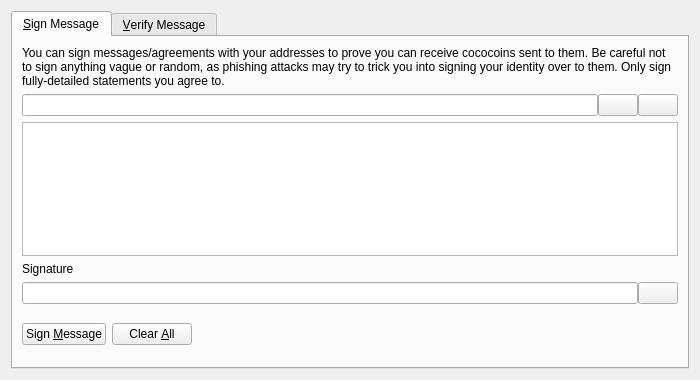
<?xml version="1.0" encoding="UTF-8"?>
<ui version="4.0">
 <class>SignVerifyMessageDialog</class>
 <widget class="QDialog" name="SignVerifyMessageDialog">
  <property name="geometry">
   <rect>
    <x>0</x>
    <y>0</y>
    <width>700</width>
    <height>380</height>
   </rect>
  </property>
  <property name="windowTitle">
   <string>Signatures - Sign / Verify a Message</string>
  </property>
  <property name="modal">
   <bool>true</bool>
  </property>
  <layout class="QVBoxLayout" name="verticalLayout">
   <item>
    <widget class="QTabWidget" name="tabWidget">
     <property name="currentIndex">
      <number>0</number>
     </property>
     <widget class="QWidget" name="tabSignMessage">
      <attribute name="title">
       <string>&amp;Sign Message</string>
      </attribute>
      <layout class="QVBoxLayout" name="verticalLayout_SM">
       <item>
        <widget class="QLabel" name="infoLabel_SM">
         <property name="text">
          <string>You can sign messages/agreements with your addresses to prove you can receive cococoins sent to them. Be careful not to sign anything vague or random, as phishing attacks may try to trick you into signing your identity over to them. Only sign fully-detailed statements you agree to.</string>
         </property>
         <property name="textFormat">
          <enum>Qt::PlainText</enum>
         </property>
         <property name="wordWrap">
          <bool>true</bool>
         </property>
        </widget>
       </item>
       <item>
        <layout class="QHBoxLayout" name="horizontalLayout_1_SM">
         <property name="spacing">
          <number>0</number>
         </property>
         <item>
          <widget class="QValidatedLineEdit" name="addressIn_SM">
           <property name="toolTip">
            <string>The Cococoin address to sign the message with</string>
           </property>
          </widget>
         </item>
         <item>
          <widget class="QPushButton" name="addressBookButton_SM">
           <property name="toolTip">
            <string>Choose previously used address</string>
           </property>
           <property name="text">
            <string/>
           </property>
           <property name="icon">
            <iconset resource="../bitcoin.qrc">
             <normaloff>:/icons/address-book</normaloff>:/icons/address-book</iconset>
           </property>
           <property name="shortcut">
            <string>Alt+A</string>
           </property>
           <property name="autoDefault">
            <bool>false</bool>
           </property>
          </widget>
         </item>
         <item>
          <widget class="QPushButton" name="pasteButton_SM">
           <property name="toolTip">
            <string>Paste address from clipboard</string>
           </property>
           <property name="text">
            <string/>
           </property>
           <property name="icon">
            <iconset resource="../bitcoin.qrc">
             <normaloff>:/icons/editpaste</normaloff>:/icons/editpaste</iconset>
           </property>
           <property name="shortcut">
            <string>Alt+P</string>
           </property>
           <property name="autoDefault">
            <bool>false</bool>
           </property>
          </widget>
         </item>
        </layout>
       </item>
       <item>
        <widget class="QPlainTextEdit" name="messageIn_SM">
         <property name="toolTip">
          <string>Enter the message you want to sign here</string>
         </property>
        </widget>
       </item>
       <item>
        <widget class="QLabel" name="signatureLabel_SM">
         <property name="text">
          <string>Signature</string>
         </property>
         <property name="textFormat">
          <enum>Qt::PlainText</enum>
         </property>
        </widget>
       </item>
       <item>
        <layout class="QHBoxLayout" name="horizontalLayout_2_SM">
         <property name="spacing">
          <number>0</number>
         </property>
         <item>
          <widget class="QLineEdit" name="signatureOut_SM">
           <property name="font">
            <font>
             <italic>true</italic>
            </font>
           </property>
           <property name="readOnly">
            <bool>true</bool>
           </property>
          </widget>
         </item>
         <item>
          <widget class="QPushButton" name="copySignatureButton_SM">
           <property name="toolTip">
            <string>Copy the current signature to the system clipboard</string>
           </property>
           <property name="text">
            <string/>
           </property>
           <property name="icon">
            <iconset resource="../bitcoin.qrc">
             <normaloff>:/icons/editcopy</normaloff>:/icons/editcopy</iconset>
           </property>
           <property name="autoDefault">
            <bool>false</bool>
           </property>
          </widget>
         </item>
        </layout>
       </item>
       <item>
        <layout class="QHBoxLayout" name="horizontalLayout_3_SM">
         <item>
          <widget class="QPushButton" name="signMessageButton_SM">
           <property name="toolTip">
            <string>Sign the message to prove you own this Cococoin address</string>
           </property>
           <property name="text">
            <string>Sign &amp;Message</string>
           </property>
           <property name="icon">
            <iconset resource="../bitcoin.qrc">
             <normaloff>:/icons/edit</normaloff>:/icons/edit</iconset>
           </property>
           <property name="autoDefault">
            <bool>false</bool>
           </property>
          </widget>
         </item>
         <item>
          <widget class="QPushButton" name="clearButton_SM">
           <property name="toolTip">
            <string>Reset all sign message fields</string>
           </property>
           <property name="text">
            <string>Clear &amp;All</string>
           </property>
           <property name="icon">
            <iconset resource="../bitcoin.qrc">
             <normaloff>:/icons/remove</normaloff>:/icons/remove</iconset>
           </property>
           <property name="autoDefault">
            <bool>false</bool>
           </property>
          </widget>
         </item>
         <item>
          <spacer name="horizontalSpacer_1_SM">
           <property name="orientation">
            <enum>Qt::Horizontal</enum>
           </property>
           <property name="sizeHint" stdset="0">
            <size>
             <width>40</width>
             <height>48</height>
            </size>
           </property>
          </spacer>
         </item>
         <item>
          <widget class="QLabel" name="statusLabel_SM">
           <property name="font">
            <font>
             <weight>75</weight>
             <bold>true</bold>
            </font>
           </property>
           <property name="text">
            <string/>
           </property>
           <property name="wordWrap">
            <bool>true</bool>
           </property>
          </widget>
         </item>
         <item>
          <spacer name="horizontalSpacer_2_SM">
           <property name="orientation">
            <enum>Qt::Horizontal</enum>
           </property>
           <property name="sizeHint" stdset="0">
            <size>
             <width>40</width>
             <height>48</height>
            </size>
           </property>
          </spacer>
         </item>
        </layout>
       </item>
      </layout>
     </widget>
     <widget class="QWidget" name="tabVerifyMessage">
      <attribute name="title">
       <string>&amp;Verify Message</string>
      </attribute>
      <layout class="QVBoxLayout" name="verticalLayout_VM">
       <item>
        <widget class="QLabel" name="infoLabel_VM">
         <property name="text">
          <string>Enter the receiver's address, message (ensure you copy line breaks, spaces, tabs, etc. exactly) and signature below to verify the message. Be careful not to read more into the signature than what is in the signed message itself, to avoid being tricked by a man-in-the-middle attack. Note that this only proves the signing party receives with the address, it cannot prove sendership of any transaction!</string>
         </property>
         <property name="textFormat">
          <enum>Qt::PlainText</enum>
         </property>
         <property name="alignment">
          <set>Qt::AlignLeading|Qt::AlignLeft|Qt::AlignTop</set>
         </property>
         <property name="wordWrap">
          <bool>true</bool>
         </property>
        </widget>
       </item>
       <item>
        <layout class="QHBoxLayout" name="horizontalLayout_1_VM">
         <property name="spacing">
          <number>0</number>
         </property>
         <item>
          <widget class="QValidatedLineEdit" name="addressIn_VM">
           <property name="toolTip">
            <string>The Cococoin address the message was signed with</string>
           </property>
          </widget>
         </item>
         <item>
          <widget class="QPushButton" name="addressBookButton_VM">
           <property name="toolTip">
            <string>Choose previously used address</string>
           </property>
           <property name="text">
            <string/>
           </property>
           <property name="icon">
            <iconset resource="../bitcoin.qrc">
             <normaloff>:/icons/address-book</normaloff>:/icons/address-book</iconset>
           </property>
           <property name="shortcut">
            <string>Alt+A</string>
           </property>
           <property name="autoDefault">
            <bool>false</bool>
           </property>
          </widget>
         </item>
        </layout>
       </item>
       <item>
        <widget class="QPlainTextEdit" name="messageIn_VM"/>
       </item>
       <item>
        <widget class="QValidatedLineEdit" name="signatureIn_VM"/>
       </item>
       <item>
        <layout class="QHBoxLayout" name="horizontalLayout_2_VM">
         <item>
          <widget class="QPushButton" name="verifyMessageButton_VM">
           <property name="toolTip">
            <string>Verify the message to ensure it was signed with the specified Cococoin address</string>
           </property>
           <property name="text">
            <string>Verify &amp;Message</string>
           </property>
           <property name="icon">
            <iconset resource="../bitcoin.qrc">
             <normaloff>:/icons/transaction_0</normaloff>:/icons/transaction_0</iconset>
           </property>
           <property name="autoDefault">
            <bool>false</bool>
           </property>
          </widget>
         </item>
         <item>
          <widget class="QPushButton" name="clearButton_VM">
           <property name="toolTip">
            <string>Reset all verify message fields</string>
           </property>
           <property name="text">
            <string>Clear &amp;All</string>
           </property>
           <property name="icon">
            <iconset resource="../bitcoin.qrc">
             <normaloff>:/icons/remove</normaloff>:/icons/remove</iconset>
           </property>
           <property name="autoDefault">
            <bool>false</bool>
           </property>
          </widget>
         </item>
         <item>
          <spacer name="horizontalSpacer_1_VM">
           <property name="orientation">
            <enum>Qt::Horizontal</enum>
           </property>
           <property name="sizeHint" stdset="0">
            <size>
             <width>40</width>
             <height>48</height>
            </size>
           </property>
          </spacer>
         </item>
         <item>
          <widget class="QLabel" name="statusLabel_VM">
           <property name="font">
            <font>
             <weight>75</weight>
             <bold>true</bold>
            </font>
           </property>
           <property name="text">
            <string/>
           </property>
           <property name="wordWrap">
            <bool>true</bool>
           </property>
          </widget>
         </item>
         <item>
          <spacer name="horizontalSpacer_2_VM">
           <property name="orientation">
            <enum>Qt::Horizontal</enum>
           </property>
           <property name="sizeHint" stdset="0">
            <size>
             <width>40</width>
             <height>48</height>
            </size>
           </property>
          </spacer>
         </item>
        </layout>
       </item>
      </layout>
     </widget>
    </widget>
   </item>
  </layout>
 </widget>
 <customwidgets>
  <customwidget>
   <class>QValidatedLineEdit</class>
   <extends>QLineEdit</extends>
   <header>qvalidatedlineedit.h</header>
  </customwidget>
 </customwidgets>
 <resources>
  <include location="../bitcoin.qrc"/>
 </resources>
 <connections/>
</ui>
